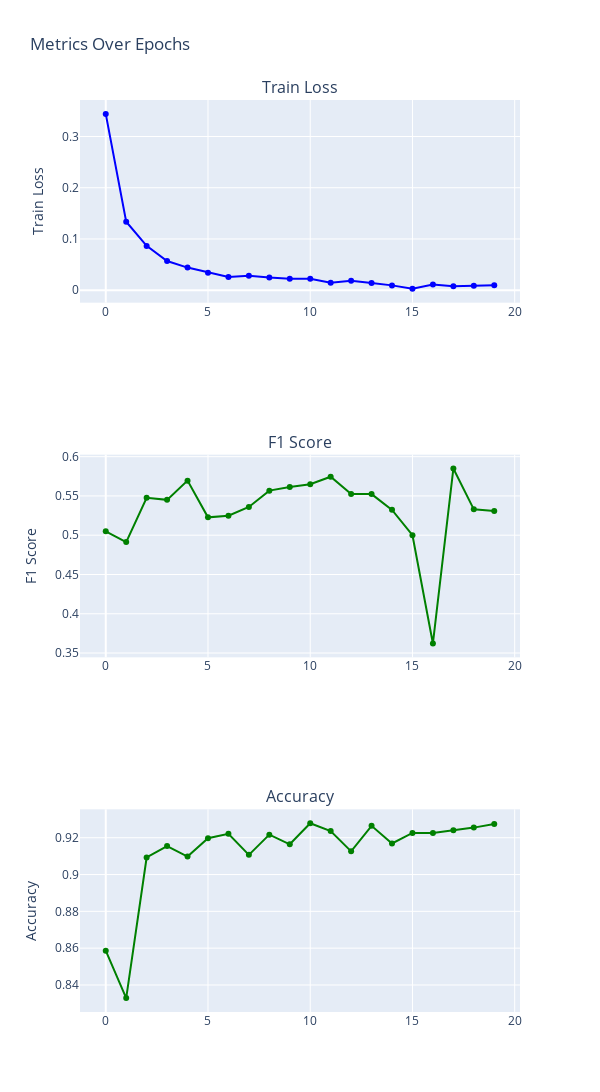

Notebook cell for this chart:
### Code cell
custom_train_and_eval(train_data_df=train_data_df, test_data_df=test_data_df, freeze=False, preprocess=True, special_tokens=True, weighted_dataloader=True)

### Figure 1 — Plotly figure (JSON) as saved in the notebook; plotly's stock layout.template omitted (floating-point values rounded to 4 significant figures)
{"data": [{"line": {"color": "blue"}, "mode": "lines+markers", "name": "Train Loss", "type": "scatter", "x": [0, 1, 2, 3, 4, 5, 6, 7, 8, 9, 10, 11, 12, 13, 14, 15, 16, 17, 18, 19], "xaxis": "x", "y": [0.3442, 0.1336, 0.08646, 0.05684, 0.04407, 0.03419, 0.02583, 0.0283, 0.02447, 0.02232, 0.02227, 0.01437, 0.01819, 0.01411, 0.009319, 0.002681, 0.01098, 0.007646, 0.008372, 0.009516], "yaxis": "y"}, {"line": {"color": "green"}, "mode": "lines+markers", "name": "F1 Score", "type": "scatter", "x": [0, 1, 2, 3, 4, 5, 6, 7, 8, 9, 10, 11, 12, 13, 14, 15, 16, 17, 18, 19], "xaxis": "x2", "y": [0.505, 0.4913, 0.5476, 0.545, 0.5695, 0.5227, 0.5248, 0.536, 0.5568, 0.5614, 0.5648, 0.5745, 0.5526, 0.5523, 0.5323, 0.5, 0.3622, 0.5849, 0.5329, 0.5309], "yaxis": "y2"}, {"line": {"color": "green"}, "mode": "lines+markers", "name": "Accuracy", "type": "scatter", "x": [0, 1, 2, 3, 4, 5, 6, 7, 8, 9, 10, 11, 12, 13, 14, 15, 16, 17, 18, 19], "xaxis": "x3", "y": [0.8586, 0.8329, 0.9093, 0.9155, 0.9097, 0.9198, 0.9222, 0.9107, 0.9217, 0.9164, 0.9279, 0.9236, 0.9126, 0.9265, 0.9169, 0.9226, 0.9226, 0.9241, 0.9255, 0.9274], "yaxis": "y3"}], "layout": {"annotations": [{"font": {"size": 16}, "showarrow": false, "text": "Train Loss", "x": 0.5, "xanchor": "center", "xref": "paper", "y": 1, "yanchor": "bottom", "yref": "paper"}, {"font": {"size": 16}, "showarrow": false, "text": "F1 Score", "x": 0.5, "xanchor": "center", "xref": "paper", "y": 0.6111, "yanchor": "bottom", "yref": "paper"}, {"font": {"size": 16}, "showarrow": false, "text": "Accuracy", "x": 0.5, "xanchor": "center", "xref": "paper", "y": 0.2222, "yanchor": "bottom", "yref": "paper"}], "height": 1200, "showlegend": false, "title": {"text": "Metrics Over Epochs"}, "width": 600, "xaxis": {"anchor": "y", "domain": [0, 1]}, "xaxis2": {"anchor": "y2", "domain": [0, 1]}, "xaxis3": {"anchor": "y3", "domain": [0, 1]}, "yaxis": {"anchor": "x", "domain": [0.7778, 1], "title": {"text": "Train Loss"}}, "yaxis2": {"anchor": "x2", "domain": [0.3889, 0.6111], "title": {"text": "F1 Score"}}, "yaxis3": {"anchor": "x3", "domain": [0, 0.2222], "title": {"text": "Accuracy"}}}}
